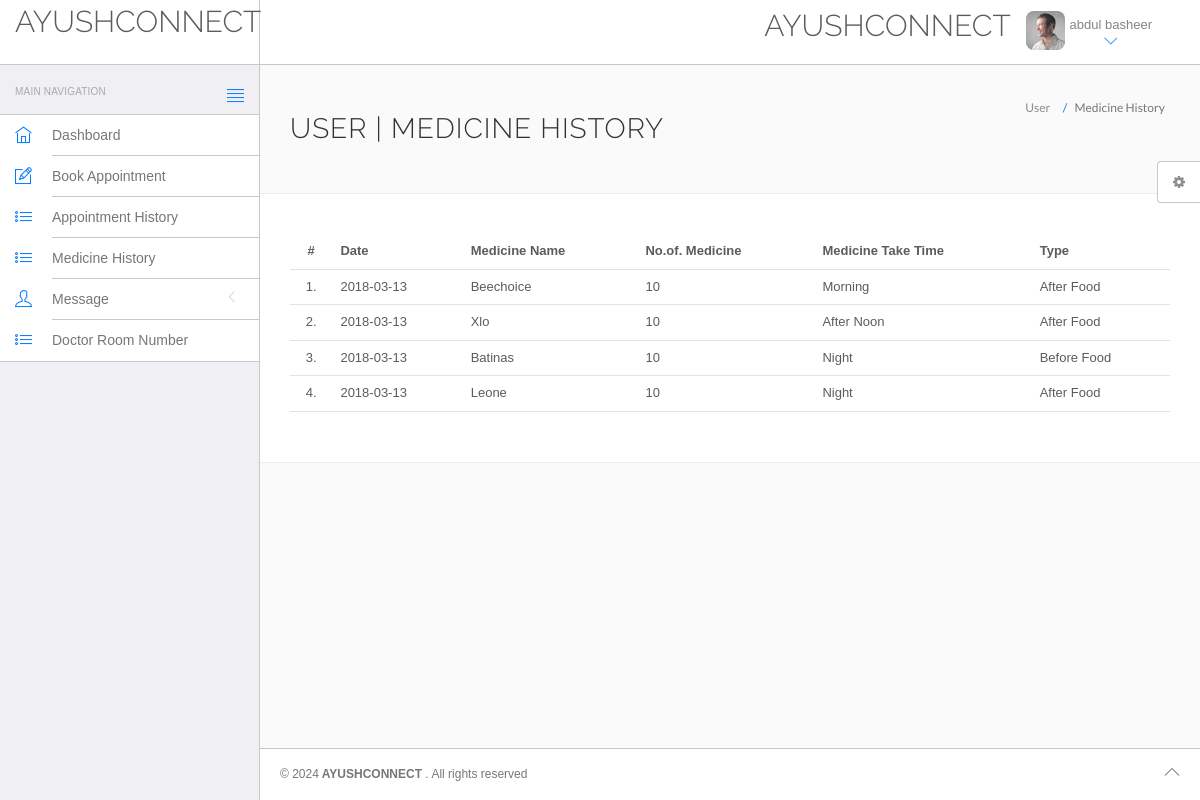
Page /hms/medicine-history.php (signed in) on the committed database.
### tables this page shows
CREATE TABLE IF NOT EXISTS `users` (
  `id` int(11) NOT NULL AUTO_INCREMENT,
  `fullName` varchar(255) NOT NULL,
  `address` longtext NOT NULL,
  `city` varchar(255) NOT NULL,
  `gender` varchar(255) NOT NULL,
  `email` varchar(255) NOT NULL,
  `password` varchar(255) NOT NULL,
  `regDate` timestamp NOT NULL DEFAULT CURRENT_TIMESTAMP,
  `updationDate` varchar(255) NOT NULL,
  PRIMARY KEY (`id`)
);

CREATE TABLE IF NOT EXISTS `medicine` (
  `mid` int(10) NOT NULL AUTO_INCREMENT,
  `doctorId` int(10) NOT NULL,
  `userId` int(10) NOT NULL,
  `mDate` date NOT NULL,
  `mediName` varchar(25) NOT NULL,
  `mediNo` int(10) NOT NULL,
  `tTime` varchar(25) NOT NULL,
  `type` varchar(25) NOT NULL,
  PRIMARY KEY (`mid`)
);

### hms/medicine-history.php (the view, shortened to what this page needs)
<!DOCTYPE html>
<html lang="en">
	<head>
		<link rel="stylesheet" href="vendor/bootstrap/css/bootstrap.min.css">
		<link rel="stylesheet" href="vendor/fontawesome/css/font-awesome.min.css">
		<link rel="stylesheet" href="vendor/themify-icons/themify-icons.min.css">
		<link href="vendor/animate.css/animate.min.css" rel="stylesheet" media="screen">
		<link href="vendor/perfect-scrollbar/perfect-scrollbar.min.css" rel="stylesheet" media="screen">
		<link href="vendor/switchery/switchery.min.css" rel="stylesheet" media="screen">
		<link href="vendor/bootstrap-touchspin/jquery.bootstrap-touchspin.min.css" rel="stylesheet" media="screen">
		<link href="vendor/select2/select2.min.css" rel="stylesheet" media="screen">
		<link href="vendor/bootstrap-datepicker/bootstrap-datepicker3.standalone.min.css" rel="stylesheet" media="screen">
		<link href="vendor/bootstrap-timepicker/bootstrap-timepicker.min.css" rel="stylesheet" media="screen">
		<link rel="stylesheet" href="assets/css/styles.css">
		<link rel="stylesheet" href="assets/css/plugins.css">
		<link rel="stylesheet" href="assets/css/themes/theme-1.css" id="skin_color" />
	</head>
	<body>
		<div id="app">
<?php include('include/sidebar.php');?>
			<div class="app-content">
					<?php include('include/header.php');?>
				<div class="main-content" >
					<div class="wrap-content container" id="container">
						<section id="page-title">
							<div class="row">
								<div class="col-sm-8">
									<h1 class="mainTitle">User  | Medicine History</h1>
																	</div>
								<ol class="breadcrumb">
									<li>
										<span>User </span>
									</li>
									<li class="active">
										<span>Medicine History</span>
									</li>
								</ol>
							</div>
						</section>
						<div class="container-fluid container-fullw bg-white">
									<div class="row">
								<div class="col-md-12">
									<table class="table table-hover" id="sample-table-1">
										<thead>
											<tr>
												<th class="center">#</th>
                                                <th class="hidden-xs">Date</th>
												<th class="hidden-xs">Medicine Name</th>
												<th class="hidden-xs">No.of. Medicine</th>
												<th>Medicine Take Time</th>
												<th>Type </th>
											</tr>
										</thead>
										<tbody>
<?php
$sql=mysql_query("select * from medicine  where userId='".$_SESSION['id']."'");
$cnt=1;
while($row=mysql_fetch_array($sql))
{
?>
											<tr>
												<td class="center"><?php echo $cnt;?>.</td>
                                                <td class="hidden-xs"><?php echo $row['mDate'];?></td>
												<td class="hidden-xs"><?php echo $row['mediName'];?></td>
												<td><?php echo $row['mediNo'];?></td>
												<td><?php echo $row['tTime'];?></td>
												<td><?php echo $row['type'];?></td>
											</tr>
											<?php
$cnt=$cnt+1;
											 }?>
										</tbody>
									</table>
								</div>
							</div>
								</div>
					</div>
				</div>
			</div>
	<?php include('include/footer.php');?>
	<?php include('include/setting.php');?>
		</div>
	</body>
</html>

### hms/include/header.php (shortened to what this page needs)
<header class="navbar navbar-default navbar-static-top">
					<div class="navbar-header">
						<a class="navbar-brand" href="#">
							<h2 style="padding-top:2% ">AYUSHCONNECT </h2>
						</a>
						<a href="#" class="sidebar-toggler pull-right visible-md visible-lg" data-toggle-class="app-sidebar-closed" data-toggle-target="#app">
							<i class="ti-align-justify"></i>
						</a>
					</div>
					<div class="navbar-collapse collapse">
						<ul class="nav navbar-right">
								<li  style="padding-top:2% ">
								<h2>AYUSHCONNECT </h2>
							</li>
							<li class="dropdown current-user">
								<a href class="dropdown-toggle" data-toggle="dropdown">
									<img src="assets/images/avatar-1.jpg" alt="Peter"> <span class="username">
									<?php $query=mysql_query("select fullName from users where id='".$_SESSION['id']."'");
while($row=mysql_fetch_array($query))
{
	echo $row['fullName'];
}
									?> <i class="ti-angle-down"></i></i></span>
								</a>
							</li>
						</ul>
					</div>
				</header>

### hms/assets/css/themes/theme-1.css (style rules this page uses)
body { background: #FAFAFA; }
header .navbar-header { background: #ffffff !important; border-right-color: #c8c7cc !important; border-bottom-color: #c8c7cc !important; }
header .navbar-header .sidebar-toggler, header .navbar-header .sidebar-mobile-toggler { color: #007aff !important; }
header .navbar-header .navbar-brand { color: #777 !important; }
header .navbar-collapse { background: #ffffff !important; border-bottom-color: #c8c7cc !important; box-shadow: none !important; }
header .navbar-collapse .navbar-right > li > a { color: #777; }
header .navbar-collapse .navbar-right > li > a i { color: #007aff !important; }

### rows in the picture
users: fullName "abdul basheer"
medicine: mDate "2018-03-13", mediName "Beechoice", mediNo "10", tTime "Morning", type "After Food"
medicine: mDate "2018-03-13", mediName "Xlo", mediNo "10", tTime "After Noon", type "After Food"
medicine: mDate "2018-03-13", mediName "Batinas", mediNo "10", tTime "Night", type "Before Food"
medicine: mDate "2018-03-13", mediName "Leone", mediNo "10", tTime "Night", type "After Food"
